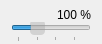
<?xml version="1.0" encoding="UTF-8"?>
<ui version="4.0">
 <class>Form</class>
 <widget class="QWidget" name="Form">
  <property name="geometry">
   <rect>
    <x>0</x>
    <y>0</y>
    <width>102</width>
    <height>44</height>
   </rect>
  </property>
  <property name="windowTitle">
   <string>Form</string>
  </property>
  <layout class="QVBoxLayout" name="verticalLayout">
   <property name="spacing">
    <number>0</number>
   </property>
   <property name="topMargin">
    <number>2</number>
   </property>
   <property name="bottomMargin">
    <number>2</number>
   </property>
   <item>
    <widget class="QLabel" name="label">
     <property name="font">
      <font>
       <pointsize>9</pointsize>
      </font>
     </property>
     <property name="text">
      <string>100 %</string>
     </property>
     <property name="alignment">
      <set>Qt::AlignBottom|Qt::AlignRight|Qt::AlignTrailing</set>
     </property>
    </widget>
   </item>
   <item>
    <widget class="QSlider" name="horizontalSlider">
     <property name="styleSheet">
      <string notr="true">QSlider:handle{
    background-color: #55999999;
    border-radius:4px;
}</string>
     </property>
     <property name="minimum">
      <number>20</number>
     </property>
     <property name="maximum">
      <number>300</number>
     </property>
     <property name="value">
      <number>100</number>
     </property>
     <property name="orientation">
      <enum>Qt::Horizontal</enum>
     </property>
     <property name="tickPosition">
      <enum>QSlider::TicksBelow</enum>
     </property>
     <property name="tickInterval">
      <number>80</number>
     </property>
    </widget>
   </item>
  </layout>
 </widget>
 <resources/>
 <connections/>
</ui>
